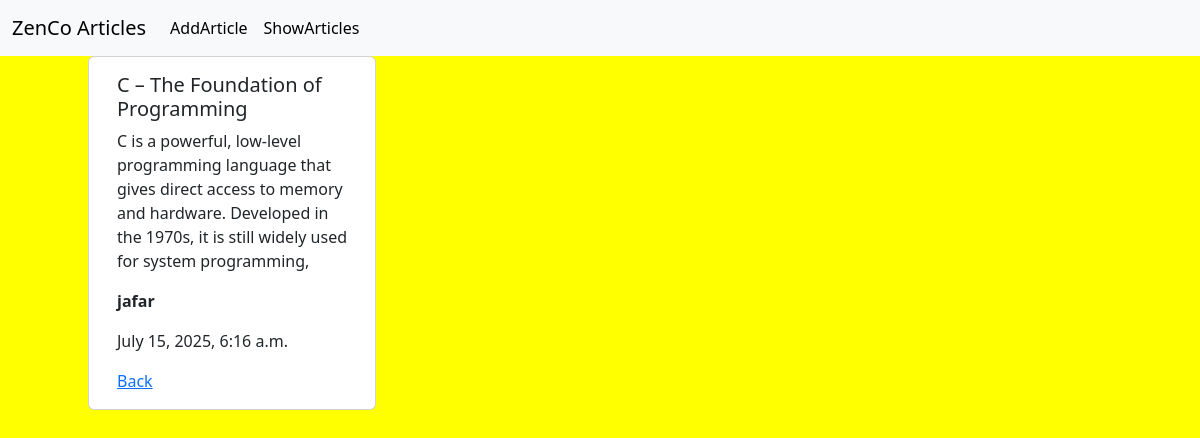
Screenshot of /article/16/ with the database file from the repository.
### articles/models.py (models this page shows, shortened)
class Article(models.Model):
    title = models.CharField(max_length=200)
    content = models.TextField()
    author = models.CharField(max_length=200)
    created_at = models.DateTimeField(auto_now_add=True)

### articles/views.py (the view)
# urls.py: path("article/<int:id>/",views.article_detail,name="article_detail"),
def article_detail(request,id):
    articles = get_object_or_404(Article,id=id)
    return render(request,"article_detail.html",{"article":articles})

### templates/article_detail.html (shortened to what this page needs)
{% extends 'base.html' %}
{% block content %}
<div class="row">
  <div class="col-md-3 mb-5 card" style="width: 18rem; margin-left:100px;"  >
  <div class="card-body">
    <h5 class="card-title">{{article.title}}</h5>
    <p class="card-text">{{article.content}}</p>
    <p class="fw-bold">{{article.author}}</p>
    <p>{{article.created_at}}</p>
      <a href="{% url 'article_list' %}">Back</a>
  </div>
</div>
</div>
{% endblock %}

### rows the page displays
Article: title "C – The Foundation of Programming", content "C is a powerful, low-level programming language that gives direct access to memory and hardware. Developed in the 1970s, it is still widely used for system programming,", author "jafar", created_at "July 15, 2025, 6:16 a.m."
